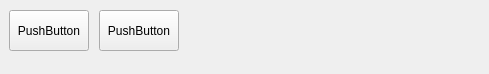
<?xml version="1.0" encoding="UTF-8"?>
<ui version="4.0">
 <class>Form</class>
 <widget class="QWidget" name="Form">
  <property name="geometry">
   <rect>
    <x>0</x>
    <y>0</y>
    <width>489</width>
    <height>74</height>
   </rect>
  </property>
  <property name="windowTitle">
   <string>Form</string>
  </property>
  <widget class="QWidget" name="horizontalLayoutWidget">
   <property name="geometry">
    <rect>
     <x>0</x>
     <y>10</y>
     <width>189</width>
     <height>41</height>
    </rect>
   </property>
   <layout class="QHBoxLayout" name="horizontalLayout">
    <property name="spacing">
     <number>10</number>
    </property>
    <property name="leftMargin">
     <number>9</number>
    </property>
    <property name="topMargin">
     <number>0</number>
    </property>
    <property name="rightMargin">
     <number>10</number>
    </property>
    <property name="bottomMargin">
     <number>0</number>
    </property>
    <item>
     <widget class="QPushButton" name="pushButton_2">
      <property name="sizePolicy">
       <sizepolicy hsizetype="Minimum" vsizetype="Preferred">
        <horstretch>0</horstretch>
        <verstretch>0</verstretch>
       </sizepolicy>
      </property>
      <property name="text">
       <string>PushButton</string>
      </property>
     </widget>
    </item>
    <item>
     <widget class="QPushButton" name="pushButton">
      <property name="sizePolicy">
       <sizepolicy hsizetype="Minimum" vsizetype="Preferred">
        <horstretch>0</horstretch>
        <verstretch>0</verstretch>
       </sizepolicy>
      </property>
      <property name="text">
       <string>PushButton</string>
      </property>
     </widget>
    </item>
   </layout>
  </widget>
 </widget>
 <resources/>
 <connections/>
</ui>
